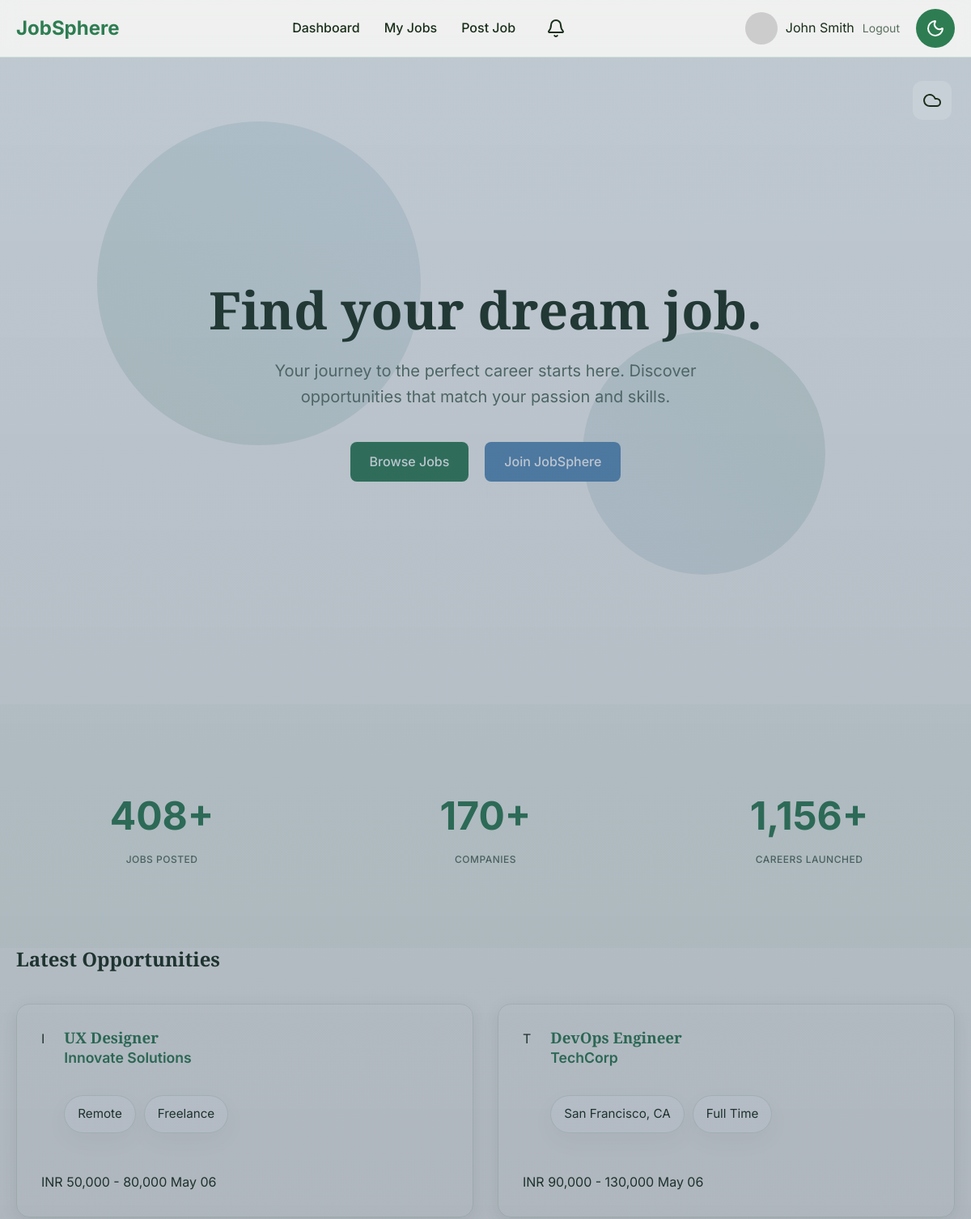
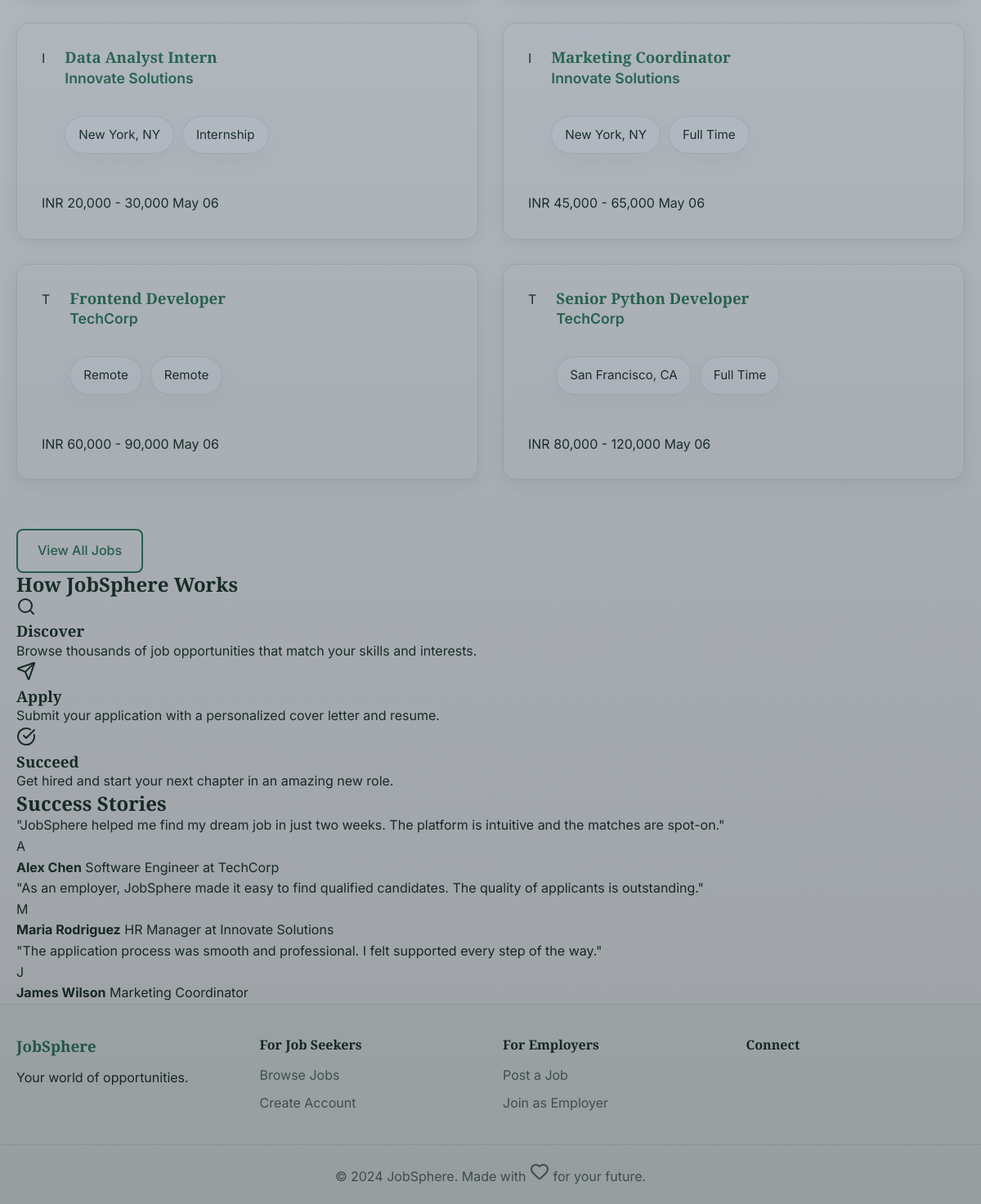
The page / (signed in) on the database its author committed (2 pictures, top to bottom).
### models.py (models this page shows, shortened)
class User(UserMixin, db.Model):
    __tablename__ = 'users'
    id = db.Column(db.Integer, primary_key=True)
    name = db.Column(db.String(100), nullable=False)
    email = db.Column(db.String(150), unique=True, nullable=False)
    password_hash = db.Column(db.String(255), nullable=False)
    role = db.Column(db.Enum('seeker', 'employer'), nullable=False)
    avatar_url = db.Column(db.String(255))
    is_active = db.Column(db.Boolean, default=True)
    created_at = db.Column(db.DateTime, default=datetime.utcnow)
    last_login = db.Column(db.DateTime)

class Job(db.Model):
    __tablename__ = 'jobs'
    id = db.Column(db.Integer, primary_key=True)
    employer_id = db.Column(db.Integer, db.ForeignKey('users.id'), nullable=False)
    title = db.Column(db.String(150), nullable=False)
    company = db.Column(db.String(150), nullable=False)
    location = db.Column(db.String(100))
    job_type = db.Column(db.Enum('full-time', 'part-time', 'remote', 'freelance', 'internship'), nullable=False)
    salary_min = db.Column(db.Integer)
    salary_max = db.Column(db.Integer)
    salary_currency = db.Column(db.String(10), default='INR')
    description = db.Column(db.Text, nullable=False)
    requirements = db.Column(db.Text)
    skills_required = db.Column(db.Text)  # comma-separated
    experience_level = db.Column(db.Enum('entry', 'mid', 'senior', 'lead'), nullable=False)
    deadline = db.Column(db.Date)
    status = db.Column(db.Enum('active', 'closed', 'draft'), default='active')
    views_count = db.Column(db.Integer, default=0)
    posted_at = db.Column(db.DateTime, default=datetime.utcnow)
    updated_at = db.Column(db.DateTime, default=datetime.utcnow, onupdate=datetime.utcnow)
    employer = db.relationship('User', backref='jobs')

### app.py (the view)
    @app.route('/')
    def index():
        featured_jobs = Job.query.filter_by(status='active').order_by(Job.posted_at.desc()).limit(6).all()
        return render_template('index.html', featured_jobs=featured_jobs)

### utils.py (called while the page is built)
def get_unread_notifications_count(user_id):
    return Notification.query.filter_by(user_id=user_id, is_read=False).count()

### templates/index.html (shortened to what this page needs)
{% extends "base.html" %}
{% block content %}
<section class="hero">
    <canvas id="stars-canvas" class="stars-canvas"></canvas>
    <div class="hero-content">
        <h1 id="typewriter">Find your dream job.</h1>
        <p class="hero-subtitle">Your journey to the perfect career starts here. Discover opportunities that match your passion and skills.</p>
        <div class="hero-buttons">
            <a href="{{ url_for('jobs') }}" class="btn btn-primary">Browse Jobs</a>
            <a href="{{ url_for('register') }}" class="btn btn-secondary">Join JobSphere</a>
        </div>
    </div>
    <div class="hero-bg">
        <div class="aurora-blob blob-1"></div>
        <div class="aurora-blob blob-2"></div>
    </div>
</section>
<section class="stats-section">
    <div class="container">
        <div class="stats-grid">
            <div class="stat-item">
                <div class="stat-number" data-target="1200">0</div>
                <div class="stat-label">Jobs Posted</div>
            </div>
            <div class="stat-item">
                <div class="stat-number" data-target="500">0</div>
                <div class="stat-label">Companies</div>
            </div>
            <div class="stat-item">
                <div class="stat-number" data-target="3400">0</div>
                <div class="stat-label">Careers Launched</div>
            </div>
        </div>
    </div>
</section>
<section class="featured-jobs">
    <div class="container">
        <h2>Latest Opportunities</h2>
        <div class="jobs-grid">
            {% for job in featured_jobs %}
            <div class="job-card">
                <div class="job-header">
                    <div class="company-logo">
                        {% if job.employer.employer_profile.logo_url %}
                            <img src="{{ url_for('uploaded_file', filename=job.employer.employer_profile.logo_url) }}" alt="{{ job.company }}">
                        {% else %}
                            <div class="logo-placeholder">{{ job.company[0] }}</div>
                        {% endif %}
                    </div>
                    <div class="job-info">
                        <h3><a href="{{ url_for('job_detail', job_id=job.id) }}">{{ job.title }}</a></h3>
                        <p class="company">{{ job.company }}</p>
                        <div class="job-meta">
                            <span class="location">{{ job.location or 'Remote' }}</span>
                            <span class="type">{{ job.job_type.replace('-', ' ').title() }}</span>
                        </div>
                    </div>
                </div>
                <div class="job-footer">
                    {% if job.salary_min and job.salary_max %}
                        <span class="salary">{{ job.salary_currency }} {{ job.salary_min|number_format }} - {{ job.salary_max|number_format }}</span>
                    {% endif %}
                    <span class="posted">{{ job.posted_at.strftime('%b %d') }}</span>
                </div>
            </div>
            {% endfor %}
        </div>
        <div class="section-actions">
            <a href="{{ url_for('jobs') }}" class="btn btn-outline">View All Jobs</a>
        </div>
    </div>
</section>
<section class="how-it-works">
    <div class="container">
        <h2>How JobSphere Works</h2>
        <div class="steps-grid">
            <div class="step">
                <div class="step-icon">
                    <i data-lucide="search"></i>
                </div>
                <h3>Discover</h3>
                <p>Browse thousands of job opportunities that match your skills and interests.</p>
            </div>
            <div class="step">
                <div class="step-icon">
                    <i data-lucide="send"></i>
                </div>
                <h3>Apply</h3>
                <p>Submit your application with a personalized cover letter and resume.</p>
            </div>
            <div class="step">
                <div class="step-icon">
                    <i data-lucide="check-circle"></i>
                </div>
                <h3>Succeed</h3>
                <p>Get hired and start your next chapter in an amazing new role.</p>
            </div>
        </div>
    </div>
</section>
<section class="testimonials">
    <div class="container">
        <h2>Success Stories</h2>
        <div class="testimonial-grid">
            <div class="testimonial">
                <div class="testimonial-content">
                    <p>"JobSphere helped me find my dream job in just two weeks. The platform is intuitive and the matches are spot-on."</p>
                    <div class="testimonial-author">
                        <div class="author-avatar">A</div>
                        <div class="author-info">
                            <strong>Alex Chen</strong>
                            <span>Software Engineer at TechCorp</span>
                        </div>
                    </div>
                </div>
            </div>
            <div class="testimonial">
                <div class="testimonial-content">
                    <p>"As an employer, JobSphere made it easy to find qualified candidates. The quality of applicants is outstanding."</p>
                    <div class="testimonial-author">
                        <div class="author-avatar">M</div>
                        <div class="author-info">
                            <strong>Maria Rodriguez</strong>
                            <span>HR Manager at Innovate Solutions</span>
                        </div>
                    </div>
                </div>
            </div>
            <div class="testimonial">
                <div class="testimonial-content">
                    <p>"The application process was smooth and professional. I felt supported every step of the way."</p>
                    <div class="testimonial-author">
                        <div class="author-avatar">J</div>
                        <div class="author-info">
                            <strong>James Wilson</strong>
                            <span>Marketing Coordinator</span>
                        </div>
                    </div>
                </div>
            </div>
        </div>
    </div>
</section>
{% endblock %}

### templates/base.html (shortened to what this page needs)
<!DOCTYPE html>
<html lang="en">
<head>
    <link rel="stylesheet" href="{{ url_for('static', filename='css/main.css') }}">
    <link rel="stylesheet" href="{{ url_for('static', filename='css/themes.css') }}">
    <link rel="stylesheet" href="{{ url_for('static', filename='css/components.css') }}">
    <link rel="stylesheet" href="{{ url_for('static', filename='css/animations.css') }}">
</head>
<body data-theme="{% if session.get('theme') %}{{ session['theme'] }}{% else %}light{% endif %}">
    <nav class="navbar">
        <div class="nav-container">
            <a href="{{ url_for('index') }}" class="nav-logo">
                <span class="logo-text">JobSphere</span>
            </a>
            <div class="nav-links">
                {% if current_user.is_authenticated %}
                    {% if current_user.role == 'seeker' %}
                        <a href="{{ url_for('jobs') }}">Browse Jobs</a>
                        <a href="{{ url_for('seeker_applications') }}">My Applications</a>
                        <a href="{{ url_for('seeker_dashboard') }}">Dashboard</a>
                    {% else %}
                        <a href="{{ url_for('employer_dashboard') }}">Dashboard</a>
                        <a href="{{ url_for('employer_jobs') }}">My Jobs</a>
                        <a href="{{ url_for('post_job') }}">Post Job</a>
                    {% endif %}
                    <a href="{{ url_for('notifications') }}" class="notifications-link">
                        <i data-lucide="bell"></i>
                    </a>
                {% else %}
                    <a href="{{ url_for('jobs') }}">Browse Jobs</a>
                    <a href="{{ url_for('register') }}">Join Now</a>
                    <a href="{{ url_for('login') }}">Sign In</a>
                {% endif %}
            </div>
            <div class="nav-user">
                {% if current_user.is_authenticated %}
                    <div class="user-menu">
                        <img src="{% if current_user.avatar_url %}{{ url_for('uploaded_file', filename=current_user.avatar_url) }}{% else %}https://via.placeholder.com/40x40?text={{ current_user.name[0] }}{% endif %}" alt="Avatar" class="user-avatar">
                        <span>{{ current_user.name }}</span>
                        <a href="{{ url_for('logout') }}" class="logout-link">Logout</a>
                    </div>
                {% endif %}
                <button id="theme-toggle" aria-label="Switch theme">
                    <i data-lucide="{% if session.get('theme') == 'dark' %}sun{% else %}moon{% endif %}"></i>
                </button>
            </div>
        </div>
    </nav>
    <main class="main-content">
        {% block content %}{% endblock %}
    </main>
    <footer class="footer">
        <div class="footer-content">
            <div class="footer-section">
                <h3>JobSphere</h3>
                <p>Your world of opportunities.</p>
            </div>
            <div class="footer-section">
                <h4>For Job Seekers</h4>
                <a href="{{ url_for('jobs') }}">Browse Jobs</a>
                <a href="{{ url_for('register') }}">Create Account</a>
            </div>
            <div class="footer-section">
                <h4>For Employers</h4>
                <a href="{{ url_for('post_job') }}">Post a Job</a>
                <a href="{{ url_for('register') }}">Join as Employer</a>
            </div>
            <div class="footer-section">
                <h4>Connect</h4>
                <div class="social-links">
                </div>
            </div>
        </div>
        <div class="footer-bottom">
            <p>&copy; 2024 JobSphere. Made with <i data-lucide="heart"></i> for your future.</p>
        </div>
    </footer>
    <div class="weather-control-panel">
        <button class="weather-menu-toggle" id="weather-menu-toggle" aria-label="Weather menu">
            <i data-lucide="cloud"></i>
        </button>
    </div>
</body>
</html>

### static/css/main.css (style rules this page uses)
* { margin: 0; padding: 0; box-sizing: border-box; }
:root { --font-primary: 'Inter', sans-serif; --font-heading: 'Playfair Display', serif; }
body { font-family: var(--font-primary); line-height: 1.6; color: var(--text-primary); background: var(--bg-primary); transition: background-color 0.3s ease, color 0.3s ease; }
h1, h2, h3, h4, h5, h6 { font-family: var(--font-heading); font-weight: 700; line-height: 1.2; }
a { color: var(--accent-primary); text-decoration: none; transition: color 0.2s ease; }
.btn { display: inline-block; padding: 12px 24px; border: none; border-radius: 8px; font-weight: 500; text-align: center; cursor: pointer; transition: all 0.2s ease; font-size: 16px; }
.btn-primary { background: var(--accent-primary); color: white; }
.btn-secondary { background: var(--accent-secondary); color: white; }
.btn-outline { background: transparent; color: var(--accent-primary); border: 2px solid var(--accent-primary); }
.container { max-width: 1200px; margin: 0 auto; padding: 0 20px; }
.navbar { position: fixed; top: 0; left: 0; right: 0; z-index: 1000; background: rgba(250, 250, 247, 0.8); backdrop-filter: blur(10px); border-bottom: 1px solid var(--border); transition: all 0.3s ease; }
.nav-container { max-width: 1200px; margin: 0 auto; padding: 0 20px; display: flex; align-items: center; justify-content: space-between; height: 70px; }
.nav-logo { font-size: 24px; font-weight: 700; color: var(--accent-primary); }
.nav-links { display: flex; gap: 30px; align-items: center; }
.nav-links a { font-weight: 500; color: var(--text-primary); transition: color 0.2s ease; }
.nav-user { display: flex; align-items: center; gap: 20px; }
.user-menu { display: flex; align-items: center; gap: 10px; position: relative; }
.user-avatar { width: 40px; height: 40px; border-radius: 50%; object-fit: cover; }
.logout-link { color: var(--text-secondary); font-size: 14px; }
#theme-toggle { width: 48px; height: 48px; border-radius: 50%; border: none; background: var(--accent-primary); color: white; cursor: pointer; display: flex; align-items: center; justify-content: center; transition: all 0.2s ease; }
.notifications-link { position: relative; display: flex; align-items: center; justify-content: center; width: 40px; height: 40px; border-radius: 50%; background: var(--glass-bg); color: var(--text-primary); transition: all 0.2s ease; }
.main-content { margin-top: 70px; min-height: calc(100vh - 70px - 200px); }
.footer { background: var(--bg-secondary); border-top: 1px solid var(--border); padding: 40px 0 20px; }
.footer-content { max-width: 1200px; margin: 0 auto; padding: 0 20px; display: grid; grid-template-columns: repeat(auto-fit, minmax(250px, 1fr)); gap: 30px; }
.footer-section h3 { color: var(--accent-primary); margin-bottom: 15px; }
.footer-section h4 { margin-bottom: 15px; color: var(--text-primary); }
.footer-section a { display: block; margin-bottom: 8px; color: var(--text-secondary); }
.social-links { display: flex; gap: 15px; }
.footer-bottom { text-align: center; margin-top: 30px; padding-top: 20px; border-top: 1px solid var(--border); color: var(--text-secondary); }

### static/css/themes.css (style rules this page uses)
:root[data-theme="light"] { --bg-primary: #FAFAF7; --bg-secondary: #F2F7F0; --bg-card: #FFFFFF; --accent-primary: #2E7D52; --accent-primary-dark: #25633f; --accent-secondary: #5B8DB8; --accent-secondary-dark: #4a7194; --text-primary: #1A2E1A; --text-secondary: #5A7060; --border: rgba(46, 125, 82, 0.15); }
* { transition: background-color 0.3s ease, color 0.3s ease, border-color 0.3s ease; }

### static/css/animations.css (style rules this page uses)
.animate-fade-in { animation: fade-in 0.6s ease-out; }

### rows shown on the page
User: name "John Smith"
Job: company "I", title "UX Designer", company "Innovate Solutions", location "Remote", job_type.replace "Freelance", salary_currency "INR", salary_min|number_format "50,000", salary_max|number_format "80,000", posted_at "May 06"
Job: company "T", title "DevOps Engineer", company "TechCorp", location "San Francisco, CA", job_type.replace "Full Time", salary_currency "INR", salary_min|number_format "90,000", salary_max|number_format "130,000", posted_at "May 06"
Job: company "I", title "Data Analyst Intern", company "Innovate Solutions", location "New York, NY", job_type.replace "Internship", salary_currency "INR", salary_min|number_format "20,000", salary_max|number_format "30,000", posted_at "May 06"
Job: company "I", title "Marketing Coordinator", company "Innovate Solutions", location "New York, NY", job_type.replace "Full Time", salary_currency "INR", salary_min|number_format "45,000", salary_max|number_format "65,000", posted_at "May 06"
Job: company "T", title "Frontend Developer", company "TechCorp", location "Remote", job_type.replace "Remote", salary_currency "INR", salary_min|number_format "60,000", salary_max|number_format "90,000", posted_at "May 06"
Job: company "T", title "Senior Python Developer", company "TechCorp", location "San Francisco, CA", job_type.replace "Full Time", salary_currency "INR", salary_min|number_format "80,000", salary_max|number_format "120,000", posted_at "May 06"
